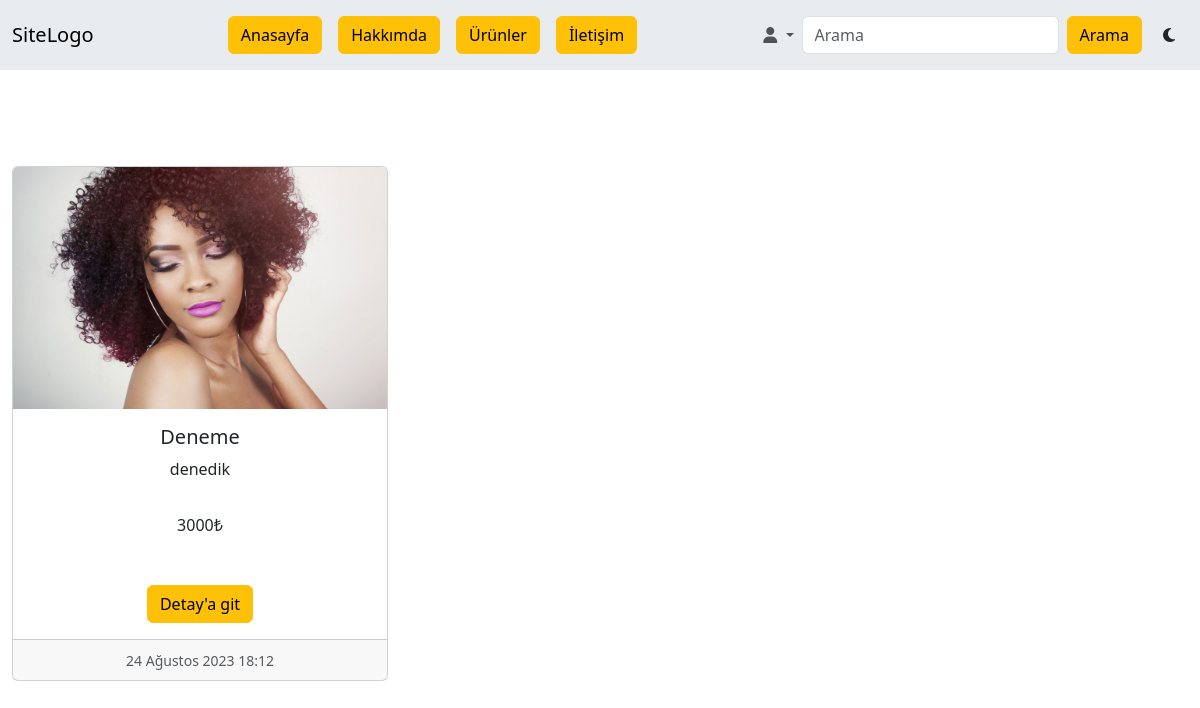
Before: /urunlerimiz with the older database file.
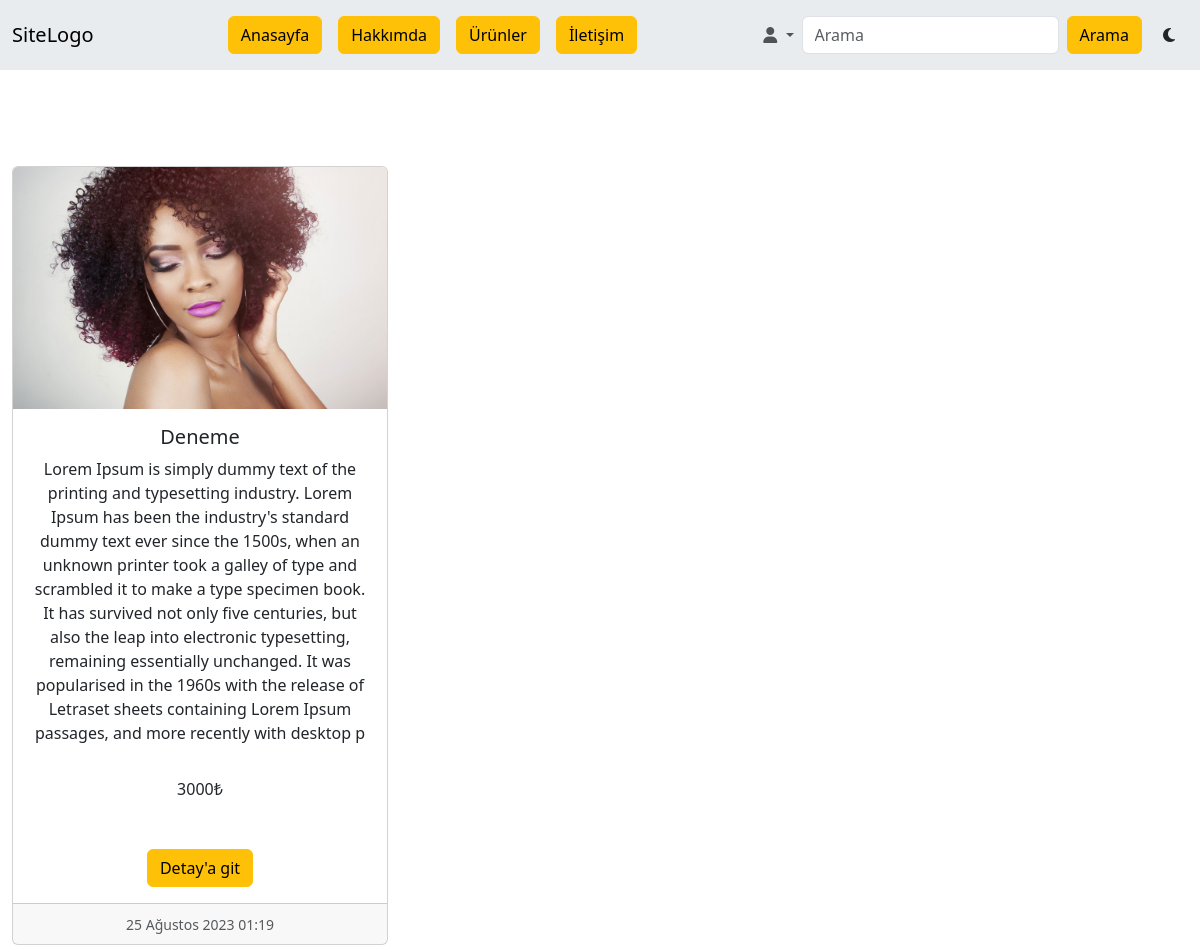
After: the same page with the newer database file.
### siteApp/models.py (models this page shows, shortened)
class Tasarim(models.Model):
    image = models.ImageField(("Resim Dosya"), upload_to="", height_field=None, width_field=None, max_length=None)
    fiyat = models.IntegerField(("Fiyat"), blank=True)
    sanatci = models.ForeignKey(User, verbose_name=("Sanatci"), on_delete=models.CASCADE)
    sanatEseriBaslik = models.CharField(("Sanat Eseri Başlığı"), max_length=500)
    sanatEseriAciklamasi = models.TextField(("Sanat Eseri İçeriği"), max_length=500)
    createdAt = models.DateTimeField(("Oluşturulma Tarihi"), auto_now=True)

### siteApp/views.py (the view)
# urls.py: path('urunlerimiz', urunler, name='urun'),
def urunler(request):
    context = {}
    urunler = Tasarim.objects.all()
    context['urunler'] = urunler
    return render(request, "urunler.html", context)

### siteApp/templates/urunler.html (shortened to what this page needs)
{% extends "base.html" %}
{% block site-icerik %}
<div class="row justify-content-center">
        {% include "./Components/_arts.html" %}
</div>
{% endblock site-icerik %}

### siteApp/templates/Components/_arts.html (shortened to what this page needs)
<div class="row justify-center mt-5">
    {% if searchUrunler is None %}
    {% for urun in urunler %}
    <div class="col-md-4">
        <div class="card mt-5">
            <img src={{urun.image}} class="card-img-top" alt="...">
            <div class="card-body">
                <h5 class="card-title text-center">{{urun.sanatEseriBaslik}}</h5>
                <p style="overflow: hidden;" class="card-text text-center">{{urun.sanatEseriAciklamasi}}</p>
            </div>
            <div class="card-body text-center">
                <p>{{urun.fiyat}}₺</p>
            </div>
            <div class="card-body text-center">
                <button class="btn btn-warning"><a class="link-underline link-underline-opacity-0 link-body-emphasis" href="{% url 'urundetay' urun.id %}">Detay'a git</a></button>
            </div>
            <div class="card-footer text-center">
                <small class="text-body-secondary">{{urun.createdAt}}</small>
            </div>
        </div>
    </div>
    {% endfor %}
    {% endif %}
</div>

Changed rows visible on the page:
changed Tasarim "Deneme": sanatEseriAciklamasi "denedik" → "Lorem Ipsum is simply dummy text of the printing and typesetting industry. Lorem Ipsum has been the industry's standard dummy text ever since the 1500s, when an unknown printer took a galley of type and scrambled it to make a type specimen book. It has survived not only five centuries, but also the leap into electronic typesetting, remaining essentially unchanged. It was popularised in the 1960s with the release of Letraset sheets containing Lorem Ipsum passages, and more recently with desktop p"; createdAt "24 Ağustos 2023 18:12" → "25 Ağustos 2023 01:19"
